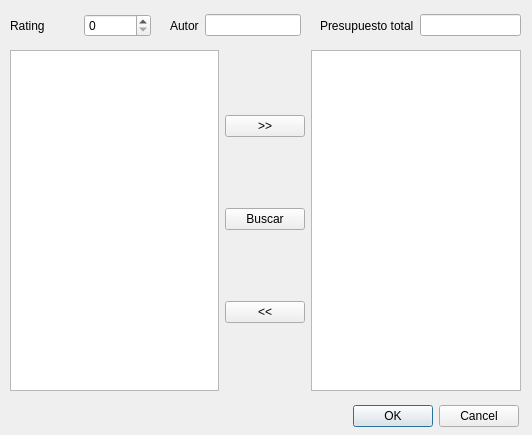
<?xml version="1.0" encoding="UTF-8"?>
<ui version="4.0">
 <class>Dialog</class>
 <widget class="QDialog" name="Dialog">
  <property name="windowModality">
   <enum>Qt::ApplicationModal</enum>
  </property>
  <property name="geometry">
   <rect>
    <x>0</x>
    <y>0</y>
    <width>532</width>
    <height>435</height>
   </rect>
  </property>
  <property name="windowTitle">
   <string>Autores y rating segun total fondos</string>
  </property>
  <property name="sizeGripEnabled">
   <bool>false</bool>
  </property>
  <property name="modal">
   <bool>true</bool>
  </property>
  <widget class="QDialogButtonBox" name="buttonBox">
   <property name="geometry">
    <rect>
     <x>350</x>
     <y>400</y>
     <width>171</width>
     <height>32</height>
    </rect>
   </property>
   <property name="locale">
    <locale language="Spanish" country="DominicanRepublic"/>
   </property>
   <property name="orientation">
    <enum>Qt::Horizontal</enum>
   </property>
   <property name="standardButtons">
    <set>QDialogButtonBox::Cancel|QDialogButtonBox::Ok</set>
   </property>
   <property name="centerButtons">
    <bool>true</bool>
   </property>
  </widget>
  <widget class="QLabel" name="label_3">
   <property name="geometry">
    <rect>
     <x>540</x>
     <y>20</y>
     <width>101</width>
     <height>19</height>
    </rect>
   </property>
   <property name="text">
    <string/>
   </property>
  </widget>
  <widget class="QWidget" name="layoutWidget">
   <property name="geometry">
    <rect>
     <x>10</x>
     <y>50</y>
     <width>511</width>
     <height>341</height>
    </rect>
   </property>
   <layout class="QHBoxLayout" name="horizontalLayout">
    <item>
     <widget class="QListView" name="listSugerencias"/>
    </item>
    <item>
     <layout class="QVBoxLayout" name="verticalLayout">
      <item>
       <widget class="QPushButton" name="pbAdd">
        <property name="text">
         <string>&gt;&gt;</string>
        </property>
       </widget>
      </item>
      <item>
       <widget class="QPushButton" name="pbBuscar">
        <property name="text">
         <string>Buscar</string>
        </property>
       </widget>
      </item>
      <item>
       <widget class="QPushButton" name="pbRemove">
        <property name="text">
         <string>&lt;&lt;</string>
        </property>
       </widget>
      </item>
     </layout>
    </item>
    <item>
     <widget class="QListView" name="listCarrito"/>
    </item>
   </layout>
  </widget>
  <widget class="QWidget" name="layoutWidget">
   <property name="geometry">
    <rect>
     <x>10</x>
     <y>10</y>
     <width>141</width>
     <height>31</height>
    </rect>
   </property>
   <layout class="QHBoxLayout" name="horizontalLayout_2">
    <item>
     <widget class="QLabel" name="label">
      <property name="text">
       <string>Rating</string>
      </property>
     </widget>
    </item>
    <item>
     <widget class="QSpinBox" name="spnRating"/>
    </item>
   </layout>
  </widget>
  <widget class="QWidget" name="layoutWidget">
   <property name="geometry">
    <rect>
     <x>170</x>
     <y>10</y>
     <width>131</width>
     <height>31</height>
    </rect>
   </property>
   <layout class="QHBoxLayout" name="horizontalLayout_4">
    <item>
     <widget class="QLabel" name="label_2">
      <property name="text">
       <string>Autor</string>
      </property>
     </widget>
    </item>
    <item>
     <widget class="QLineEdit" name="lineAutor"/>
    </item>
   </layout>
  </widget>
  <widget class="QWidget" name="layoutWidget_2">
   <property name="geometry">
    <rect>
     <x>320</x>
     <y>10</y>
     <width>201</width>
     <height>31</height>
    </rect>
   </property>
   <layout class="QHBoxLayout" name="horizontalLayout_5">
    <item>
     <widget class="QLabel" name="label_4">
      <property name="text">
       <string>Presupuesto total</string>
      </property>
     </widget>
    </item>
    <item>
     <widget class="QLineEdit" name="linePresupuesto"/>
    </item>
   </layout>
  </widget>
 </widget>
 <resources/>
 <connections>
  <connection>
   <sender>buttonBox</sender>
   <signal>accepted()</signal>
   <receiver>Dialog</receiver>
   <slot>accept()</slot>
   <hints>
    <hint type="sourcelabel">
     <x>248</x>
     <y>254</y>
    </hint>
    <hint type="destinationlabel">
     <x>157</x>
     <y>274</y>
    </hint>
   </hints>
  </connection>
  <connection>
   <sender>buttonBox</sender>
   <signal>rejected()</signal>
   <receiver>Dialog</receiver>
   <slot>reject()</slot>
   <hints>
    <hint type="sourcelabel">
     <x>316</x>
     <y>260</y>
    </hint>
    <hint type="destinationlabel">
     <x>286</x>
     <y>274</y>
    </hint>
   </hints>
  </connection>
 </connections>
</ui>
